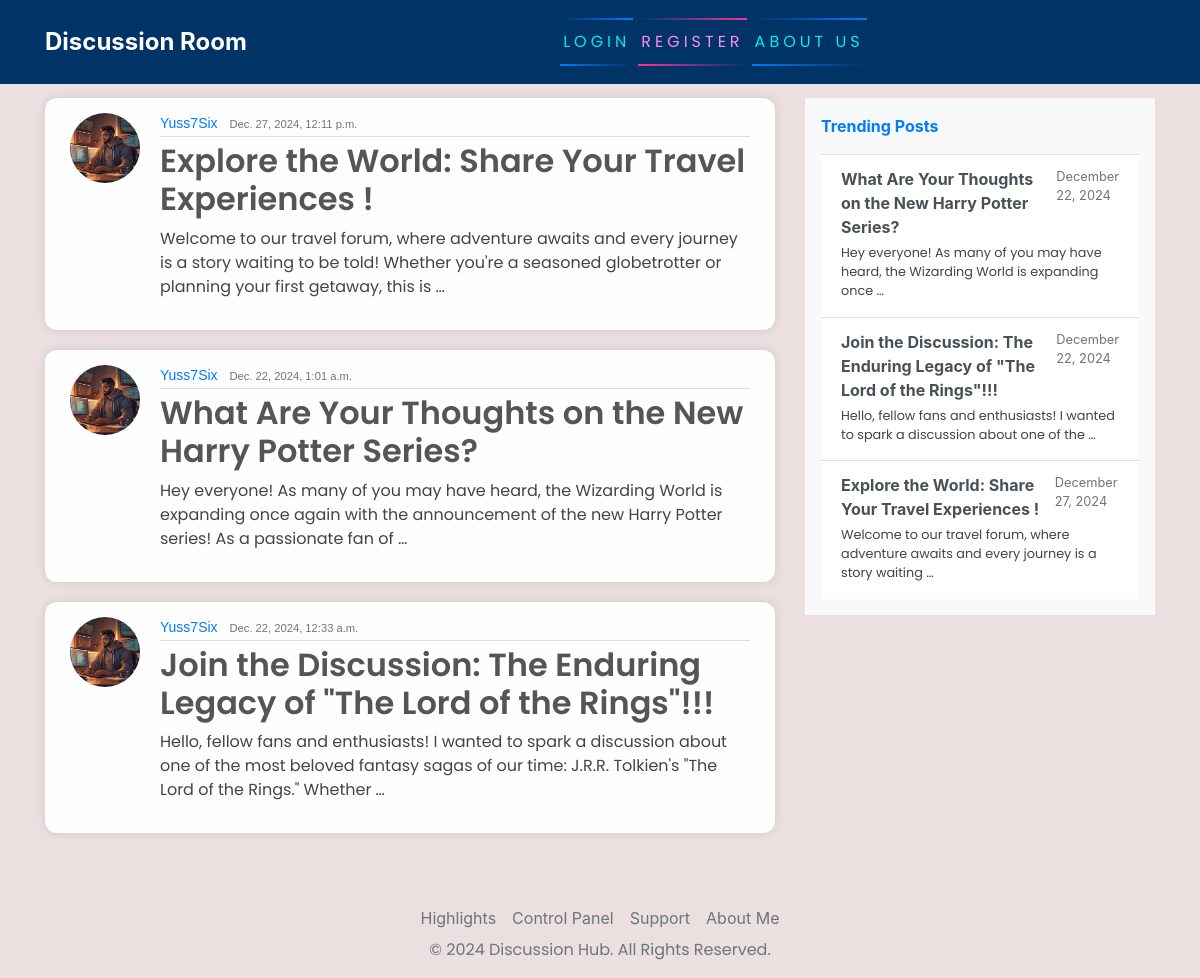
The page / on the database its author committed.
### blog/models.py (models this page shows)
class Post(models.Model):
    title = models.CharField(max_length=200)
    content = models.TextField()
    date_posted = models.DateTimeField(default=timezone.now)
    author = models.ForeignKey(User, on_delete=models.CASCADE)

### users/models.py (models this page shows, shortened)
class Account(models.Model):
    user = models.OneToOneField(User, on_delete=models.CASCADE)
    avatar = models.ImageField(default='default.jpg', upload_to='images/')

### blog/views.py (the view)
# urls.py: path('', PostListView.as_view(), name="welcome"),
class PostListView(ListView):
    model = Post
    template_name = 'blog/welcome.html'
    context_object_name = 'articles'
    ordering = ["-date_posted"]
    def get_context_data(self, **kwargs):
        context = super().get_context_data(**kwargs)
        context['trending_posts'] = Post.objects.order_by('?')[:5]  # Fetch trending posts
        return context

### blog/templates/blog/welcome.html
{% extends 'base.html' %}
{% block content %}
{% for article in articles %}
<article class="media content-section">
    <img class="rounded-circle article-img" src="{{ article.author.account.avatar.url }}" alt="Account Picture">
    <div class="media-body">
        <div class="article-metadata">
            <a class="mr-2" href="#">{{ article.author }}</a>
            <small class="text-muted">{{ article.date_posted }}</small>
        </div>
        <h2><a class="article-title" href="{% url 'blog-detail' article.id %}">{{ article.title }}</a></h2>
        <p class="article-content">{{ article.content|truncatewords:30 }}</p>
    </div>
    <br>
</article>
{% endfor %}
{% endblock content %}

### templates/base.html (shortened to what this page needs)
{% load static %}
<!DOCTYPE html>
<html>
<head>
    <link rel="stylesheet" href="https://cdnjs.cloudflare.com/ajax/libs/font-awesome/5.15.4/css/all.min.css">
    <link rel="stylesheet" href="https://maxcdn.bootstrapcdn.com/bootstrap/4.0.0/css/bootstrap.min.css"
>
    <link rel="stylesheet" href="{% static 'css/head.css' %}">
</head>
<body>
    <header class="site-header">
        <nav class="navbar navbar-expand-md navbar-dark fixed-top" style="background-color: #003366;">
            <div class="container">
                <div class="collapse navbar-collapse" id="navbarToggle">
                    <div class="d-flex w-100 align-items-center">
                        <div class="mr-auto">
                            <a class="discussion-room" href="{% url 'welcome' %}"
                                style="color: white; font-weight: bold; font-size: 24px;">Discussion Room</a>
                        </div>
                        <div class="navbar-nav mr-auto">
                            {% if user.is_authenticated %}
                            <div class="navbar-text" style="color: white; margin-left: 20px; padding-left: 20px;">
                                <h5 class="mb-0 welcome-text">Welcome, {{ request.user.username }}!</h5>
                            </div>
                        </div>
                        <div class="navbar-nav">
                            <a href="{% url 'welcome' %}" id="auth-links">
                                <span></span>
                                <span></span>
                                <span></span>
                                <span></span>
                                Home
                                <a href="{% url 'blog-new' %}" id="auth-links">
                                    <span></span>
                                    <span></span>
                                    <span></span>
                                    <span></span>
                                    Create Post
                                </a>
                                <a href="{% url 'account' %}" id="auth-links">
                                    <span></span>
                                    <span></span>
                                    <span></span>
                                    <span></span>
                                    Account
                                </a>
                                <a href="{% url 'logout' %}" id="auth-links">
                                    <span></span>
                                    <span></span>
                                    <span></span>
                                    <span></span>
                                    Logout
                                </a>
                                {% else %}
                                <a href="{% url 'login' %}" id="auth-links">
                                    <span></span>
                                    <span></span>
                                    Login
                                </a>
                                <a href="{% url 'register' %}" id="auth-links">
                                    <span></span>
                                    <span></span>
                                    Register
                                </a>
                                {% endif %}
                                <a href="{% url 'about' %}" id="auth-links">
                                    <span></span>
                                    <span></span>
                                    About Us
                                </a>
                        </div>
                    </div>
                </div>
        </nav>
    </header>
    <main role="main" class="container">
        <div class="row">
            <div class="col-md-8">
            </div>
            <div class="col-md-8">
                {% block content %}{% endblock %}
            </div>
            <div class="col-md-4">
                <div class="content-sectionw">
                    <div class="d-flex flex-column align-items-start bg-light p-3">
                        <a id="latest-gist" style="text-decoration: none;" href="#"
                            class="d-flex align-items-center mb-3 text-primary">
                            <span class="fs-5 font-weight-bold">Trending Posts</span>
                        </a>
                        <div class="list-group list-group-flush">
                            {% for post in trending_posts %}
                            <a href="{% url 'blog-detail' post.id %}" class="list-group-item list-group-item-action">
                                <div class="d-flex justify-content-between">
                                    <strong class="mb-1">{{ post.title }}</strong>
                                    <small class="text-muted">{{ post.date_posted|date:"F d, Y" }}</small>
                                </div>
                                <p class="mb-1 small">{{ post.content|truncatewords:15 }}</p>
                            </a>
                            {% empty %}
                            <p class="text-muted">No trending posts available.</p>
                            {% endfor %}
                        </div>
                    </div>
                </div>
            </div>
        </div>
        <footer class="mt-4">
            <nav class="nav justify-content-center border-top" style="padding-top: 20px;">
                <li class="nav-item"><a href="/highlights/" class="nav-link px-2 text-secondary">Highlights</a>
                </li>
                <li class="nav-item"><a href="/admin/" class="nav-link px-2 text-secondary">Control Panel</a></li>
                <li class="nav-item"><a href="/support-and-collaboration/"
                        class="nav-link px-2 text-secondary">Support</a></li>
                <li class="nav-item"><a href="/about-me/" class="nav-link px-2 text-secondary">About Me</a></li>
            </nav>
            <p class="text-center text-secondary">&copy; 2024 Discussion Hub. All Rights Reserved.</p>
        </footer>
    </main>
</body>
</html>

### static/css/head.css (style rules this page uses)
body { background-color: rgb(235, 223, 223); margin-top: 5rem; background-size: contain; background-repeat: no-repeat; }
h1, h2, h3, h4, h5, h6, p { color: #444444; font-family: 'Poppins', sans-serif; }
.content-section { background: #fefefe; padding: 15px 25px; border-radius: 12px; margin-bottom: 20px; box-shadow: 0 0 10px rgba(0, 0, 0, 0.1); }
.article-title { color: #555555; font-weight: 600; }
.article-content { white-space: normal; }
.article-img { height: 70px; width: 70px; margin-right: 20px; }
.article-metadata { font-family: 'Arial', sans-serif; margin-bottom: 5px; font-size: 14px; border-bottom: 1px solid #dcdcdc; padding-bottom: 2px; }
#auth-links { font-family: 'Poppins', sans-serif; position: relative; display: inline-block; padding: 12px 3px; margin: 10px 0; color: #03e9f4; text-decoration: none; text-transform: uppercase; transition: 0.5s; letter-spacing: 4px; overflow: hidden; margin-right: 5px; }
#auth-links:nth-child(2) { filter: hue-rotate(110deg); }
#auth-links span { position: absolute; display: block; }
#auth-links span:nth-child(1) { top: 0; left: 0; width: 100%; height: 2px; background: linear-gradient(90deg, transparent, #007bff); animation: animate1 5s linear infinite; }
#auth-links span:nth-child(3) { bottom: 0; right: 0; width: 100%; height: 2px; background: linear-gradient(270deg, transparent, #007bff); animation: animate3 1s linear infinite; animation-delay: 0.50s; }
.discussion-room { color: white; font-weight: bold; font-size: 24px; margin-right: 30px; }

### rows shown on the page
Post: author.account.avatar (picture), author "Yuss7Six", date_posted "Dec. 27, 2024, 12:11 p.m.", title "Explore the World: Share Your Travel Experiences !", content "Welcome to our travel forum, where adventure awaits and every journey is a story waiting to be told! Whether you're a seasoned globetrotter or planning your first getaway, this is …", date_posted "December 27, 2024", content "Welcome to our travel forum, where adventure awaits and every journey is a story waiting …"
Post: author.account.avatar (picture), author "Yuss7Six", date_posted "Dec. 22, 2024, 1:01 a.m.", title "What Are Your Thoughts on the New Harry Potter Series?", content "Hey everyone! As many of you may have heard, the Wizarding World is expanding once again with the announcement of the new Harry Potter series! As a passionate fan of …", date_posted "December 22, 2024", content "Hey everyone! As many of you may have heard, the Wizarding World is expanding once …"
Post: author.account.avatar (picture), author "Yuss7Six", date_posted "Dec. 22, 2024, 12:33 a.m.", title "Join the Discussion: The Enduring Legacy of \"The Lord of the Rings\"!!!", content "Hello, fellow fans and enthusiasts! I wanted to spark a discussion about one of the most beloved fantasy sagas of our time: J.R.R. Tolkien's \"The Lord of the Rings.\" Whether …", date_posted "December 22, 2024", content "Hello, fellow fans and enthusiasts! I wanted to spark a discussion about one of the …"
